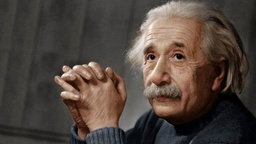
#> input picture pages/python_tuto/Scripts/Lessons/PILLOW/results/example.jpeg, 256 x 144 px, shrunk from 1200 x 675 before the run
$ python Lesson8_DistortImg.py
#> lines starting #> are read from the running program, lines starting #| are printed output that depends on the picture
from PIL import Image, ImageDraw
import numpy as np

# Open the image
image = Image.open('results/example.jpeg')
#> image is the input picture: PIL image 256x144 RGB; mean R, G, B 78.9, 67.9, 60.8

# Get the width and height of the image
width, height = image.size
#> width = 256; height = 144

# Create a new image for the distorted result
distorted_image = Image.new('RGB', (width, height))
#> distorted_image: PIL image 256x144 RGB; every value is 0

# Define the distortion function (example: simple wave distortion)
def distort(x, y):
    new_x = x + 10 * np.sin(y / 20)
    new_y = y
    return new_x, new_y

# Iterate over each pixel in the original image
for x in range(width):
    for y in range(height):
        new_x, new_y = distort(x, y)
        if 0 <= new_x < width and 0 <= new_y < height:
            pixel = image.getpixel((int(new_x), int(new_y)))
            distorted_image.putpixel((x, y), pixel)
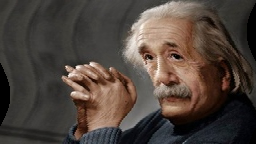
#> distorted_image: PIL image 256x144 RGB; mean R, G, B 77.8, 66.8, 59.8

# Save and show the distorted image
distorted_image.save('results/distorted_example.jpg')
distorted_image.show()
